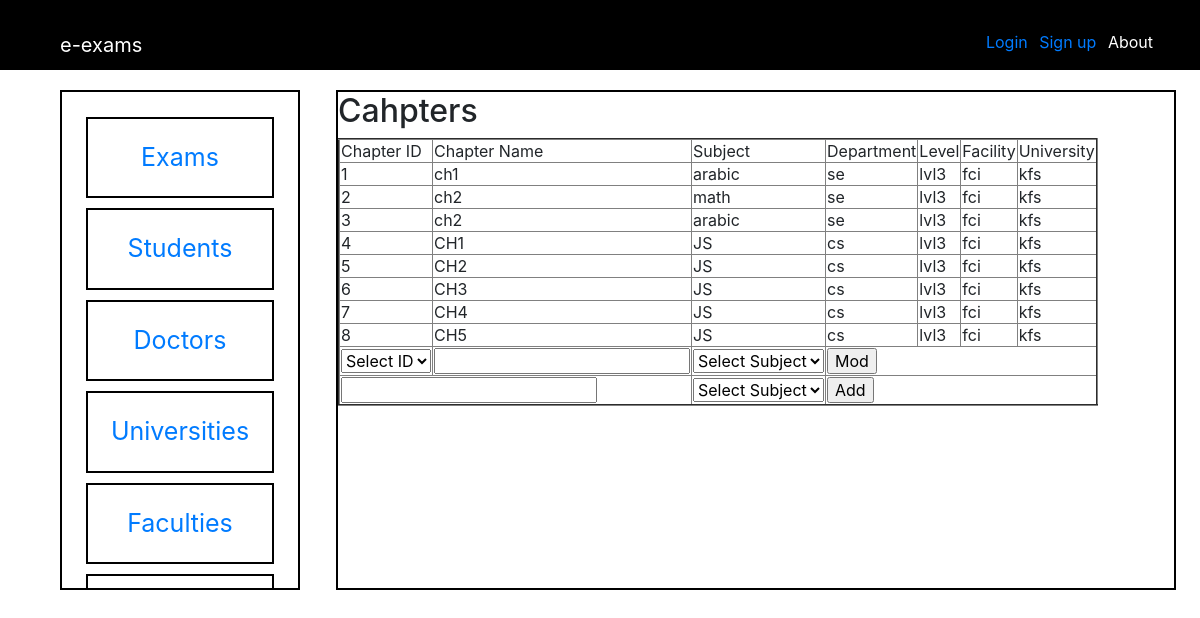
The app's page /project/admin/admin-Chapters.php, older data.
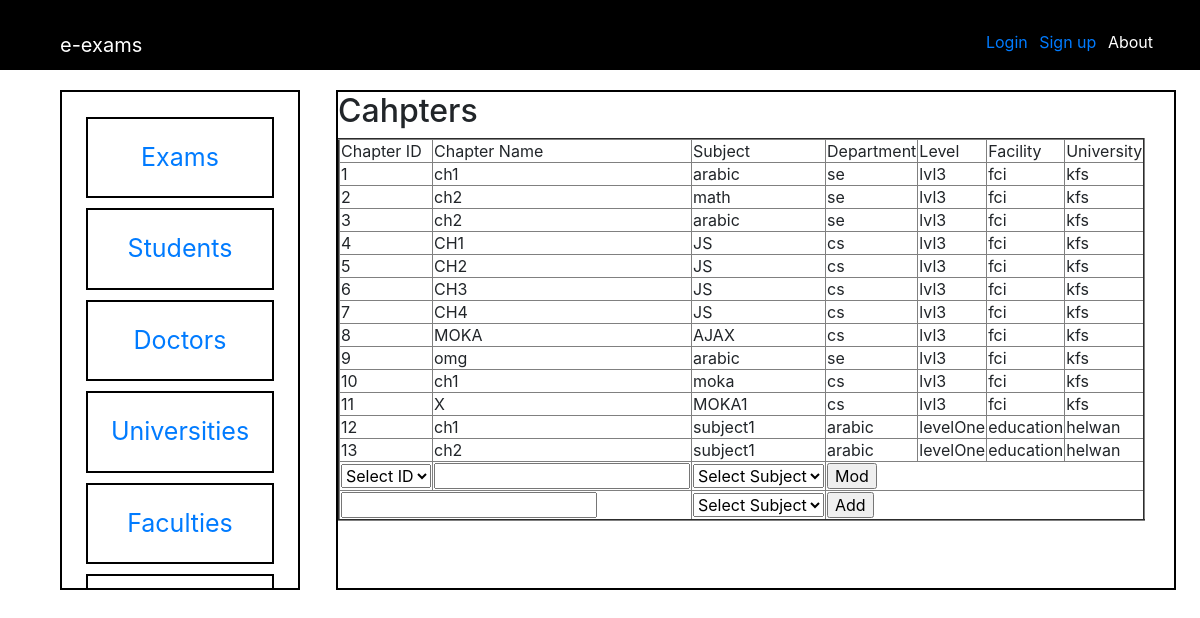
The same page, newer data.
### tables this page shows
CREATE TABLE `chapters` (
  `id` int(11) NOT NULL,
  `name` varchar(30) NOT NULL,
  `subject_id` int(11) NOT NULL
);

CREATE TABLE `subjects` (
  `id` int(11) NOT NULL,
  `name` varchar(30) NOT NULL,
  `department` int(11) NOT NULL,
  `doctor` int(11) NOT NULL,
  `level` int(11) NOT NULL,
  `hours` int(11) NOT NULL
);

CREATE TABLE `departments` (
  `id` int(11) NOT NULL,
  `name` varchar(30) NOT NULL,
  `level` int(11) NOT NULL
);

CREATE TABLE `levels` (
  `id` int(11) NOT NULL,
  `name` varchar(30) NOT NULL,
  `facility` int(11) NOT NULL
);

CREATE TABLE `faculties` (
  `id` int(11) NOT NULL,
  `name` varchar(30) NOT NULL,
  `university` int(11) NOT NULL
);

CREATE TABLE `universities` (
  `id` int(11) NOT NULL,
  `name` varchar(30) NOT NULL
);

### php/admin/admin-quires.php (called while the page is built, shortened)
<?php
$con = mysqli_connect('localhost','root','','e-examsproject');
$view_chapters =mysqli_query($con,"SELECT * FROM chapters ");
$view_chapters_res = mysqli_fetch_all($view_chapters,MYSQLI_ASSOC);

### php/admin/admin-functions.php (called while the page is built, shortened)
<?php
function GetUniversityName($id_tb,$tableName,$field){
	$con = mysqli_connect("localhost","root","","e-examsproject");
	$getUniName = mysqli_query($con,"SELECT * FROM ".$tableName." WHERE id ='".$id_tb."' ");
	$getUniName_res = mysqli_fetch_all($getUniName,MYSQLI_ASSOC);
	return $getUniName_res[0]["$field"];
}

### project/admin/admin-Chapters.php (the view, shortened to what this page needs)
        <?php include('C:\xampp1\htdocs\E Exams Project\php\admin\admin-quires.php'); ?>
<?php include('C:\xampp1\htdocs\E Exams Project\php\admin\admin-functions.php'); ?>
    <link rel="stylesheet" type="text/css" href="http://localhost/E%20Exams%20Project/style/css/admin/admin-main-page.css">
<form action="admin-Chapters.php" method="POST">
    <div class="main-admin-div-left">
        <div class="deps"><a href="admin-exams.php">Exams</a></div>
        <div class="deps"><a href="admin-students.php">Students</a></div>
        <div class="deps"><a href="admin-doctors.php">Doctors</a></div>
        <div class="deps"><a href="admin-universities.php"> Universities</a></div>
        <div class="deps"><a href="admin-Faculties.php">Faculties</a></div>
        <div class="deps"><a href="admin-Levels.php">Levels</a></div>
    </div>
     <div class="main-admin-div-right">
       <h2>Cahpters</h2>
       <table border="2">
           <tr>
               <td>Chapter ID</td>
                <td>Chapter Name</td>
                <td>Subject</td>
                <td>Department</td>
                <td>Level</td>
                <td>Facility</td>
                <td>University</td>
           </tr>
            <?php foreach($view_chapters_res as $re){ ?>
           <tr>
               <td>
                <?php echo $re['id'] ?>
               </td>
               <td><?php echo $re['name'] ?></td>
               <td><?php echo GetUniversityName($re['subject_id'],'subjects','name'); ?></td>
               <td><?php echo GetUniversityName(GetUniversityName($re['subject_id'],'subjects','department'),'departments','name'); ?></td>
               <td><?php echo GetUniversityName(GetUniversityName(GetUniversityName($re['subject_id'],'subjects','department'),'departments','level'),'levels','name');  ?></td>
               <td>
                   <?php echo GetUniversityName(GetUniversityName(GetUniversityName(GetUniversityName($re['subject_id'],'subjects','department'),'departments','level'),'levels','facility'),'faculties','name');  ?>
               </td>
                <td>
                   <?php echo GetUniversityName(GetUniversityName(GetUniversityName(GetUniversityName(GetUniversityName($re['subject_id'],'subjects','department'),'departments','level'),'levels','facility'),'faculties','university'),'universities','name');  ?>
               </td>
           </tr>
            <?php } ?>
            <tr>
                <td>
                    <select name="mod-ch-id">
                        <option>Select ID</option>
                    </select>
                </td>
                <td>
                    <input type="text" name="mod-ch-name">
                </td>
                <td>
                   <select name="mod-ch-sub">
                    <option>Select Subject</option>
                   </select>
                </td>
                <td colspan="4">
                    <input type="submit" name="mod-ch" value="Mod">
                </td>
            </tr>
            <tr>
                <td colspan="2">
                    <input type="text" name="add-ch-name">
                </td>
                <td>
                   <select name="add-ch-sub">
                    <option>Select Subject</option>
                   </select>
                </td>
                <td colspan="4">
                    <input type="submit" name="add-ch" value="Add">
                </td>
            </tr>
       </table>
    </div>
</form>
<?php include ('../../php/header.php'); ?>

### php/header.php (shortened to what this page needs)
<!DOCTYPE html>
<html>
<head>
<link rel="stylesheet" type="text/css" href="http://localhost/E%20Exams%20Project/style/css/header.css">
<link rel="stylesheet" type="text/css" href="http://localhost/E%20Exams%20Project/style/css/footer.css">
<link rel="stylesheet" type="text/css" href="http://localhost/E%20Exams%20Project/style/css/index.css">
 <link rel="stylesheet" href="https://maxcdn.bootstrapcdn.com/bootstrap/4.4.1/css/bootstrap.min.css">
</head>
<body>
<div class="header">
		<div class="header-right-side">
			<label><a href="http://localhost/E%20Exams%20Project/project/student/login.php"> Login</a></label>
			<label><a href="http://localhost/E%20Exams%20Project/project/student/register.php">Sign up</a></label>
			<label>About</label>
		</div>
		<div class="header-left-side">
			<label>e-exams</label>
		</div>
</div>

### style/css/admin/admin-main-page.css (style rules this page uses)
.main-admin-div-left { position: relative; width: 20%; height: 500px; border:2px solid black; top: 90px; left: 5%; overflow: scroll; }
.main-admin-div-left .deps { font-size: 25px; border:2px solid black; padding: 20px; width: 80%; position: relative; left: 10%; top:5%; text-align: center; margin-bottom: 10px; scroll-behavior: auto; }
.main-admin-div-right { position: absolute; width: 70%; height: 500px; border:2px solid black; top: 90px; left: 28%; overflow: scroll; }

### style/css/header.css (style rules this page uses)
.header { background: black; position: fixed; width: 100%; height: 70px; top:0; }
.header-right-side { color: white; position: absolute; right: 40px; top:30px; }
.header-right-side label { margin-right: 7px; }
.header-left-side { position: absolute; left: 60px; top:30px; color: white; font-size: 20px; }

Row changes from the older to the newer data that the page shows:
changed chapters id 8: name "CH5" → "MOKA"; subject.name "JS" → "AJAX"
added chapters: id "9", name "omg", subject.name "arabic", subject.name "se", subject.name "lvl3", subject.name "fci", subject.name "kfs"
added chapters: id "10", name "ch1", subject.name "moka", subject.name "cs", subject.name "lvl3", subject.name "fci", subject.name "kfs"
added chapters: id "11", name "X", subject.name "MOKA1", subject.name "cs", subject.name "lvl3", subject.name "fci", subject.name "kfs"
added chapters: id "12", name "ch1", subject.name "subject1", subject.name "arabic", subject.name "levelOne", subject.name "education", subject.name "helwan"
added chapters: id "13", name "ch2", subject.name "subject1", subject.name "arabic", subject.name "levelOne", subject.name "education", subject.name "helwan"
